Frame 1 (no input): blank canvas, image omitted
Frame 60 (the mouse pressed at the canvas centre just before this capture): blank canvas, image omitted
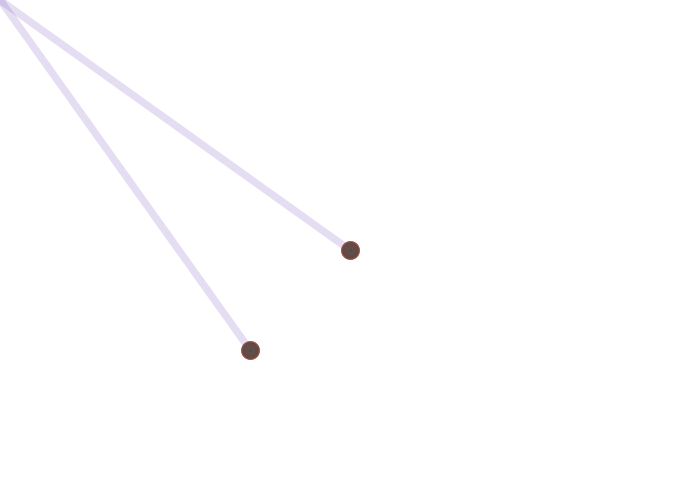
Frame 120 (the mouse held since frame 60 and released just before this capture)

The Processing sketch whose frames 1 and 60 were blank and that drew this single picture after the mouse press (run headless with seeded random() and noise(); from frame 60 on, the mouse is pressed at the canvas centre):

// Processing sketch: processing_108478
// ── processing_108478.pde

void setup() {
  size(700, 500);
  background(255);
  smooth();
  frameRate(50);
}

void draw() {
  strokeWeight(random(20));
  if(mousePressed) {
    stroke(random(255),random(255),random(255),random(200));
    line(mouseY, mouseX, pmouseY, pmouseX);
    line(mouseX, mouseY, pmouseX, pmouseY);
   
  }
 
}
